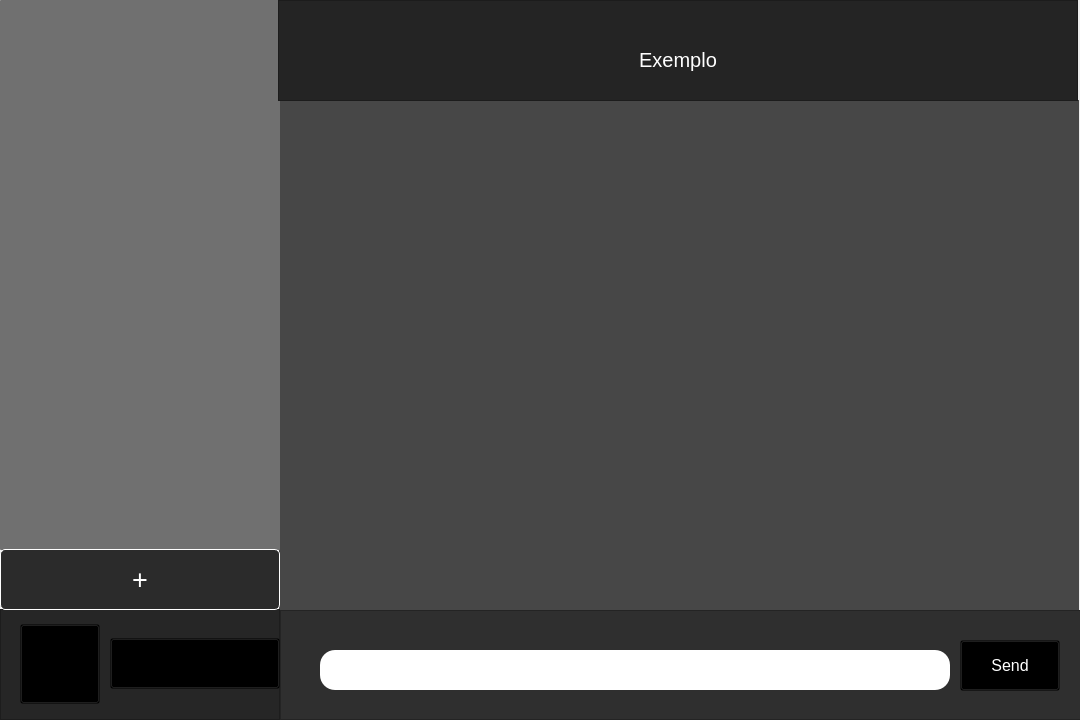
<?xml version="1.0" encoding="UTF-8"?>
<ui version="4.0">
 <class>MainWindow</class>
 <widget class="QMainWindow" name="MainWindow">
  <property name="geometry">
   <rect>
    <x>0</x>
    <y>0</y>
    <width>1080</width>
    <height>720</height>
   </rect>
  </property>
  <property name="windowTitle">
   <string>MainWindow</string>
  </property>
  <widget class="QWidget" name="centralwidget">
   <widget class="QFrame" name="name_frame">
    <property name="geometry">
     <rect>
      <x>278</x>
      <y>0</y>
      <width>800</width>
      <height>101</height>
     </rect>
    </property>
    <property name="styleSheet">
     <string notr="true">#name_frame {
	background-color: rgb(36, 36, 36);
}</string>
    </property>
    <property name="frameShape">
     <enum>QFrame::StyledPanel</enum>
    </property>
    <property name="frameShadow">
     <enum>QFrame::Raised</enum>
    </property>
    <widget class="QLabel" name="nome_da_sala">
     <property name="geometry">
      <rect>
       <x>0</x>
       <y>19</y>
       <width>800</width>
       <height>81</height>
      </rect>
     </property>
     <property name="font">
      <font>
       <pointsize>15</pointsize>
       <weight>50</weight>
       <bold>false</bold>
       <underline>false</underline>
      </font>
     </property>
     <property name="styleSheet">
      <string notr="true">#nome_da_sala {
	color: white;
}</string>
     </property>
     <property name="text">
      <string>Exemplo</string>
     </property>
     <property name="scaledContents">
      <bool>true</bool>
     </property>
     <property name="alignment">
      <set>Qt::AlignCenter</set>
     </property>
     <property name="margin">
      <number>0</number>
     </property>
     <property name="indent">
      <number>50</number>
     </property>
    </widget>
   </widget>
   <widget class="QFrame" name="send_frame">
    <property name="geometry">
     <rect>
      <x>280</x>
      <y>610</y>
      <width>801</width>
      <height>110</height>
     </rect>
    </property>
    <property name="styleSheet">
     <string notr="true">#send_frame {
		background-color: rgb(47, 47, 47);
}</string>
    </property>
    <property name="frameShape">
     <enum>QFrame::StyledPanel</enum>
    </property>
    <property name="frameShadow">
     <enum>QFrame::Raised</enum>
    </property>
    <widget class="QLineEdit" name="line_msg">
     <property name="geometry">
      <rect>
       <x>40</x>
       <y>40</y>
       <width>630</width>
       <height>40</height>
      </rect>
     </property>
     <property name="font">
      <font>
       <pointsize>10</pointsize>
      </font>
     </property>
     <property name="toolTipDuration">
      <number>0</number>
     </property>
     <property name="styleSheet">
      <string notr="true">#line_msg {
	border-radius: 15px;
	color: black;
}</string>
     </property>
     <property name="text">
      <string/>
     </property>
     <property name="cursorPosition">
      <number>0</number>
     </property>
     <property name="clearButtonEnabled">
      <bool>false</bool>
     </property>
    </widget>
    <widget class="QPushButton" name="send_button">
     <property name="geometry">
      <rect>
       <x>680</x>
       <y>30</y>
       <width>100</width>
       <height>51</height>
      </rect>
     </property>
     <property name="font">
      <font>
       <pointsize>12</pointsize>
      </font>
     </property>
     <property name="cursor">
      <cursorShape>PointingHandCursor</cursorShape>
     </property>
     <property name="styleSheet">
      <string notr="true">#send_button {
	background-color: rgb(0, 0 ,0, 0);
	color: white;
}

#send_button::hover {
	background-color: black;
	color: white;
	border-radius: 15px;
}</string>
     </property>
     <property name="text">
      <string>Send</string>
     </property>
    </widget>
   </widget>
   <widget class="QListWidget" name="menu_list">
    <property name="geometry">
     <rect>
      <x>0</x>
      <y>0</y>
      <width>280</width>
      <height>550</height>
     </rect>
    </property>
    <property name="styleSheet">
     <string notr="true">#menu_list {
	background-color: rgb(112, 112, 112);
	border-radius: 1px;
}</string>
    </property>
   </widget>
   <widget class="QListWidget" name="msg_frame">
    <property name="geometry">
     <rect>
      <x>279</x>
      <y>100</y>
      <width>800</width>
      <height>510</height>
     </rect>
    </property>
    <property name="styleSheet">
     <string notr="true">#msg_frame {
	background-color: rgb(71, 71, 71);
	border: none;
}</string>
    </property>
   </widget>
   <widget class="QFrame" name="my_account">
    <property name="geometry">
     <rect>
      <x>0</x>
      <y>609</y>
      <width>280</width>
      <height>111</height>
     </rect>
    </property>
    <property name="styleSheet">
     <string notr="true">#my_account {
	background-color: rgb(38, 38, 38);
}
</string>
    </property>
    <property name="frameShape">
     <enum>QFrame::StyledPanel</enum>
    </property>
    <property name="frameShadow">
     <enum>QFrame::Raised</enum>
    </property>
    <widget class="QLabel" name="my_name_label">
     <property name="geometry">
      <rect>
       <x>110</x>
       <y>10</y>
       <width>170</width>
       <height>90</height>
      </rect>
     </property>
     <property name="font">
      <font>
       <pointsize>11</pointsize>
      </font>
     </property>
     <property name="styleSheet">
      <string notr="true">#my_name_label {
	color: white;
}</string>
     </property>
     <property name="text">
      <string>LittleKiwi</string>
     </property>
     <property name="indent">
      <number>15</number>
     </property>
    </widget>
    <widget class="QLabel" name="my_photo">
     <property name="geometry">
      <rect>
       <x>20</x>
       <y>15</y>
       <width>80</width>
       <height>80</height>
      </rect>
     </property>
     <property name="text">
      <string/>
     </property>
     <property name="pixmap">
      <pixmap>../../../../image/saphira.png</pixmap>
     </property>
     <property name="scaledContents">
      <bool>true</bool>
     </property>
    </widget>
    <widget class="QPushButton" name="my_name_button">
     <property name="geometry">
      <rect>
       <x>110</x>
       <y>29</y>
       <width>170</width>
       <height>51</height>
      </rect>
     </property>
     <property name="cursor">
      <cursorShape>PointingHandCursor</cursorShape>
     </property>
     <property name="styleSheet">
      <string notr="true">#my_name_button {
	background-color: rgb(0,0,0,0);
}</string>
     </property>
     <property name="text">
      <string/>
     </property>
    </widget>
    <widget class="QPushButton" name="my_photo_button">
     <property name="geometry">
      <rect>
       <x>20</x>
       <y>15</y>
       <width>80</width>
       <height>80</height>
      </rect>
     </property>
     <property name="cursor">
      <cursorShape>PointingHandCursor</cursorShape>
     </property>
     <property name="styleSheet">
      <string notr="true">#my_photo_button {
	background-color: rgb(0,0,0,0);
}</string>
     </property>
     <property name="text">
      <string/>
     </property>
    </widget>
   </widget>
   <widget class="QPushButton" name="new_room">
    <property name="geometry">
     <rect>
      <x>0</x>
      <y>549</y>
      <width>280</width>
      <height>61</height>
     </rect>
    </property>
    <property name="font">
     <font>
      <pointsize>20</pointsize>
     </font>
    </property>
    <property name="cursor">
     <cursorShape>PointingHandCursor</cursorShape>
    </property>
    <property name="styleSheet">
     <string notr="true">#new_room {
	background-color: rgb(43, 43, 43);
	border: 1px solid;
	border-color: white;
	border-radius: 5px;
	color: white;
}
</string>
    </property>
    <property name="text">
     <string>+</string>
    </property>
   </widget>
   <zorder>msg_frame</zorder>
   <zorder>menu_list</zorder>
   <zorder>name_frame</zorder>
   <zorder>send_frame</zorder>
   <zorder>my_account</zorder>
   <zorder>new_room</zorder>
  </widget>
 </widget>
 <resources/>
 <connections/>
</ui>
